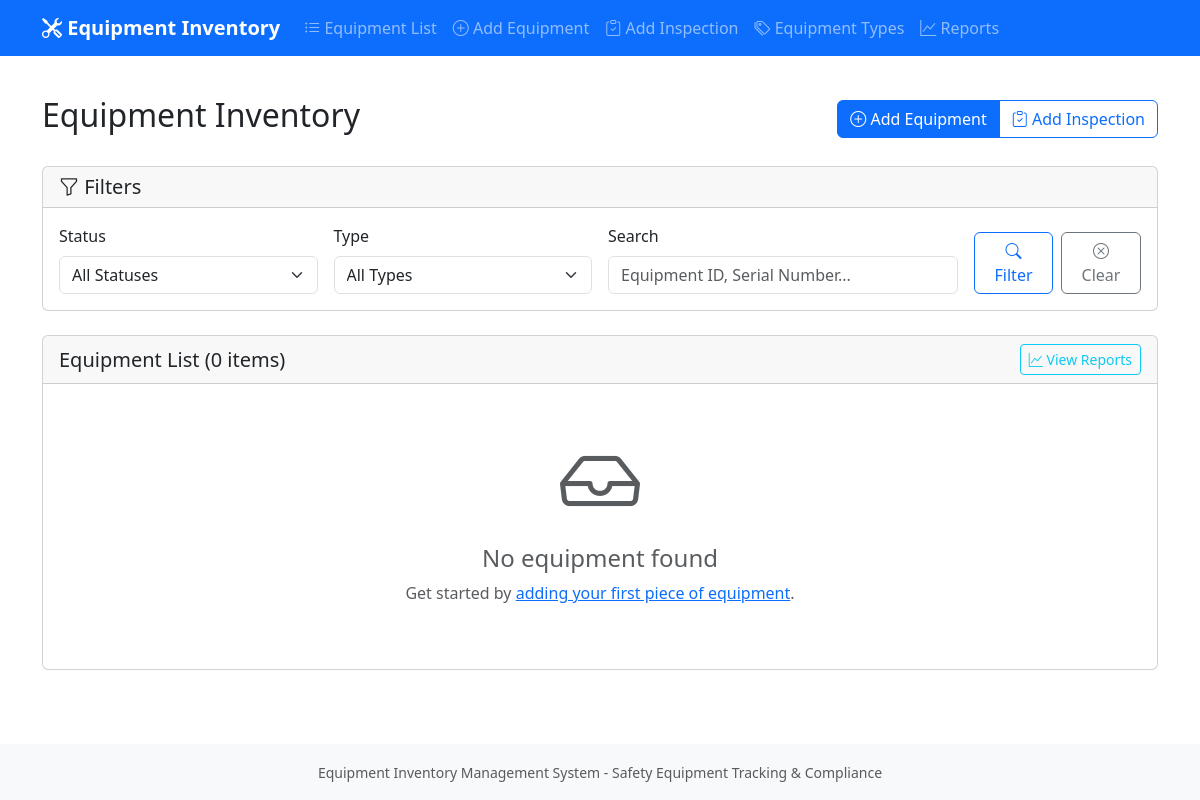
Before: / with the older database file.
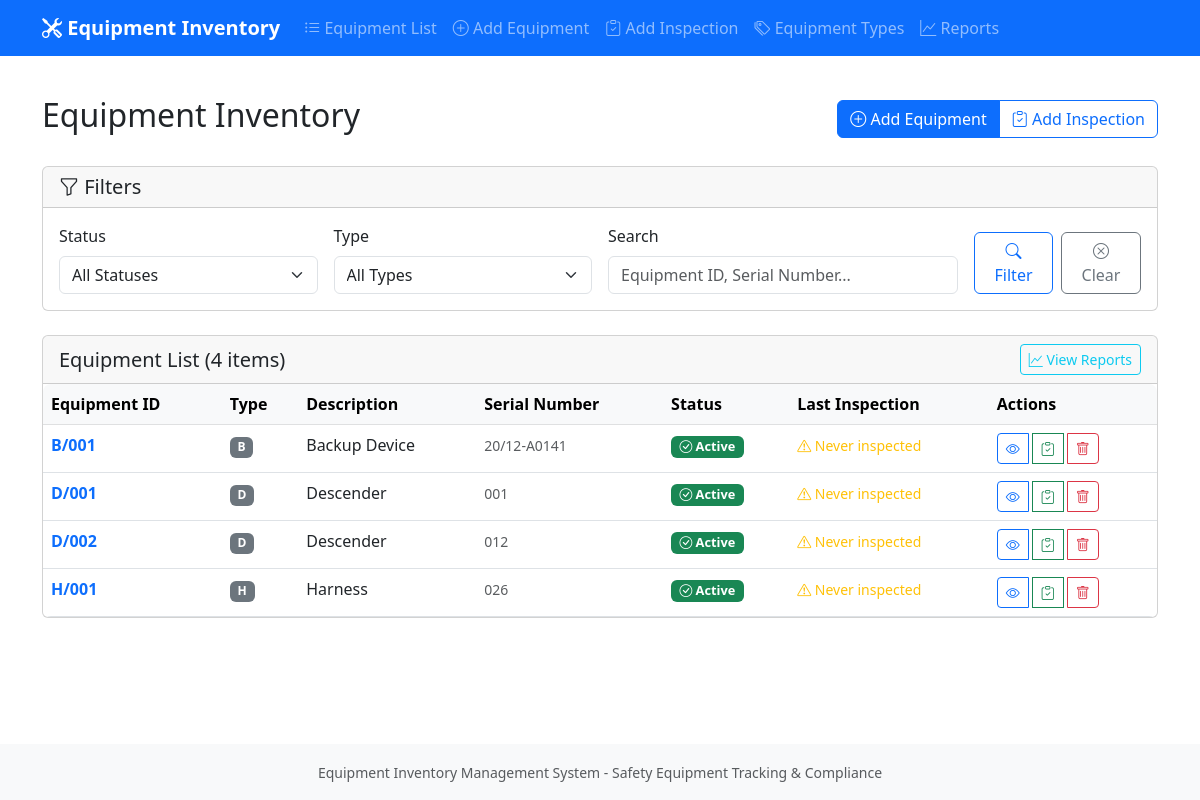
After: the same page with the newer database file.
### tables this page shows
CREATE TABLE Equipment (
                equipment_id VARCHAR(8) PRIMARY KEY,
                equipment_type VARCHAR(2) NOT NULL,
                serial_number VARCHAR(50),
                purchase_date DATE,
                first_use_date DATE,
                status TEXT CHECK(status IN ('ACTIVE', 'RED_TAGGED', 'DESTROYED')) DEFAULT 'ACTIVE',
                created_at TIMESTAMP DEFAULT CURRENT_TIMESTAMP,
                FOREIGN KEY (equipment_type) REFERENCES Equipment_Types(type_code)
            );

CREATE TABLE Equipment_Types (
                type_code VARCHAR(2) PRIMARY KEY,
                description VARCHAR(100) NOT NULL,
                is_soft_goods BOOLEAN NOT NULL DEFAULT 0,
                lifespan_years INTEGER,
                inspection_interval_months INTEGER DEFAULT 6,
                is_active BOOLEAN DEFAULT 1,
                sort_order INTEGER DEFAULT 0
            );

### app.py (the view, shortened to what this page needs)
@app.route('/')
def index():
    try:
        status_filter = request.args.get('status', 'All')
        type_filter = request.args.get('type', 'All')
        search_term = request.args.get('search', '')
        equipment_list = db_manager.get_equipment_list()
        if status_filter != 'All':
            equipment_list = [eq for eq in equipment_list if eq['status'] == status_filter]
        if type_filter != 'All':
            equipment_list = [eq for eq in equipment_list if eq['equipment_type'] == type_filter]
        equipment_types = db_manager.get_equipment_types()
        for equipment in equipment_list:
            last_inspection = db_manager.get_last_inspection(equipment['equipment_id'])
            equipment['last_inspection'] = last_inspection
        return render_template('index.html',
                             equipment_list=equipment_list,
                             equipment_types=equipment_types,
                             current_filters={
                                 'status': status_filter,
                                 'type': type_filter,
                                 'search': search_term
                             })
    except Exception as e:
        flash(f'Error loading equipment list: {str(e)}', 'error')
        return render_template('index.html',
                             equipment_list=[],
                             equipment_types=[],
                             current_filters={
                                 'status': 'All',
                                 'type': 'All',
                                 'search': ''
                             })

### app.py (called while the page is built)
@app.template_filter('status_color')
def status_color_filter(status):
    colors = {
        'ACTIVE': 'success',
        'RED_TAGGED': 'danger',
        'DESTROYED': 'secondary'
    }
    return colors.get(status, 'dark')

### database.py (called while the page is built)
    def connect(self):
        connection = sqlite3.connect(self.db_path, check_same_thread=False)
        connection.row_factory = sqlite3.Row  # Enable column access by name
        return connection

    def get_equipment_list(self, status_filter: str = None, type_filter: str = None) -> List[Dict]:
        conn = self.connect()
        try:
            cursor = conn.cursor()
            query = """
                SELECT e.*, et.description as type_description
                FROM Equipment e
                JOIN Equipment_Types et ON e.equipment_type = et.type_code
                WHERE 1=1
            """
            params = []
            if status_filter:
                query += " AND e.status = ?"
                params.append(status_filter)
            if type_filter:
                query += " AND e.equipment_type = ?"
                params.append(type_filter)
            query += " ORDER BY e.equipment_type, e.equipment_id"
            cursor.execute(query, params)
            return [dict(row) for row in cursor.fetchall()]
        finally:
            conn.close()

    def get_last_inspection(self, equipment_id: str) -> Optional[Dict]:
        conn = self.connect()
        cursor = conn.cursor()
        cursor.execute("""
            SELECT * FROM Inspections
            WHERE equipment_id = ?
            ORDER BY inspection_date DESC LIMIT 1
        """, (equipment_id,))
        result = cursor.fetchone()
        return dict(result) if result else None

    def get_equipment_types(self, active_only: bool = True) -> List[Dict]:
        conn = self.connect()
        try:
            cursor = conn.cursor()
            query = "SELECT * FROM Equipment_Types"
            if active_only:
                query += " WHERE is_active = 1"
            query += " ORDER BY sort_order, type_code"
            cursor.execute(query)
            return [dict(row) for row in cursor.fetchall()]
        finally:
            conn.close()

### templates/index.html (shortened to what this page needs)
{% extends "base.html" %}
{% block content %}
<div class="d-flex justify-content-between align-items-center mb-4">
    <h1 class="h2">Equipment Inventory</h1>
    <div class="btn-group" role="group">
        <a href="{{ url_for('add_equipment') }}" class="btn btn-primary">
            <i class="bi bi-plus-circle"></i> Add Equipment
        </a>
        <a href="{{ url_for('add_inspection') }}" class="btn btn-outline-primary">
            <i class="bi bi-clipboard-check"></i> Add Inspection
        </a>
    </div>
</div>
<div class="card mb-4">
    <div class="card-header">
        <h5 class="card-title mb-0"><i class="bi bi-funnel"></i> Filters</h5>
    </div>
    <div class="card-body">
        <form method="GET" action="{{ url_for('index') }}" class="row g-3">
            <div class="col-md-3">
                <label for="status" class="form-label">Status</label>
                <select name="status" id="status" class="form-select">
                    <option value="All" {{ 'selected' if current_filters.status == 'All' }}>All Statuses</option>
                </select>
            </div>
            <div class="col-md-3">
                <label for="type" class="form-label">Type</label>
                <select name="type" id="type" class="form-select">
                    <option value="All" {{ 'selected' if current_filters.type == 'All' }}>All Types</option>
                </select>
            </div>
            <div class="col-md-4">
                <label for="search" class="form-label">Search</label>
                <input type="text" name="search" id="search" class="form-control"
                       placeholder="Equipment ID, Serial Number..."
                       value="{{ current_filters.search }}">
            </div>
            <div class="col-md-2 d-flex align-items-end">
                <button type="submit" class="btn btn-outline-primary me-2">
                    <i class="bi bi-search"></i> Filter
                </button>
                <a href="{{ url_for('index') }}" class="btn btn-outline-secondary">
                    <i class="bi bi-x-circle"></i> Clear
                </a>
            </div>
        </form>
    </div>
</div>
<div class="card">
    <div class="card-header d-flex justify-content-between align-items-center">
        <h5 class="card-title mb-0">Equipment List ({{ equipment_list|length }} items)</h5>
        <a href="{{ url_for('reports') }}" class="btn btn-sm btn-outline-info">
            <i class="bi bi-graph-up"></i> View Reports
        </a>
    </div>
    <div class="card-body p-0">
        {% if equipment_list %}
            <div class="table-responsive">
                <table class="table table-hover mb-0">
                    <thead class="table-light">
                        <tr>
                            <th>Equipment ID</th>
                            <th>Type</th>
                            <th>Description</th>
                            <th>Serial Number</th>
                            <th>Status</th>
                            <th>Last Inspection</th>
                            <th>Actions</th>
                        </tr>
                    </thead>
                    <tbody>
                        {% for equipment in equipment_list %}
                            <tr>
                                <td>
                                    <a href="{{ url_for('equipment_details', equipment_id=equipment.equipment_id) }}"
                                       class="text-decoration-none fw-bold">
                                        {{ equipment.equipment_id }}
                                    </a>
                                </td>
                                <td>
                                    <span class="badge bg-secondary">{{ equipment.equipment_type }}</span>
                                </td>
                                <td>{{ equipment.type_description }}</td>
                                <td>
                                    <small class="text-muted">
                                        {{ equipment.serial_number or 'Not specified' }}
                                    </small>
                                </td>
                                <td>
                                    <span class="badge bg-{{ equipment.status | status_color }} status-badge">
                                        {% if equipment.status == 'ACTIVE' %}
                                            <i class="bi bi-check-circle"></i> Active
                                        {% elif equipment.status == 'RED_TAGGED' %}
                                            <i class="bi bi-exclamation-triangle"></i> Red Tagged
                                        {% elif equipment.status == 'DESTROYED' %}
                                            <i class="bi bi-x-circle"></i> Destroyed
                                        {% endif %}
                                    </span>
                                </td>
                                <td>
                                    {% if equipment.last_inspection %}
                                        <small>
                                            {{ equipment.last_inspection.inspection_date | date_format }}
                                            <span class="badge bg-{{ equipment.last_inspection.result | result_color }} ms-1">
                                                {{ equipment.last_inspection.result }}
                                            </span>
                                        </small>
                                    {% else %}
                                        <small class="text-warning">
                                            <i class="bi bi-exclamation-triangle"></i> Never inspected
                                        </small>
                                    {% endif %}
                                </td>
                                <td>
                                    <div class="btn-group btn-group-sm btn-group-actions" role="group">
                                        <a href="{{ url_for('equipment_details', equipment_id=equipment.equipment_id) }}"
                                           class="btn btn-outline-primary" title="View Details">
                                            <i class="bi bi-eye"></i>
                                        </a>
                                        {% if equipment.status == 'ACTIVE' %}
                                            <a href="{{ url_for('add_inspection', equipment_id=equipment.equipment_id) }}"
                                               class="btn btn-outline-success" title="Add Inspection">
                                                <i class="bi bi-clipboard-check"></i>
                                            </a>
                                        {% endif %}
                                        {% if not equipment.last_inspection %}
                                            <button type="button" class="btn btn-outline-danger btn-sm"
                                                    onclick="deleteEquipment('{{ equipment.equipment_id }}')"
                                                    title="Delete Equipment">
                                                <i class="bi bi-trash"></i>
                                            </button>
                                        {% endif %}
                                    </div>
                                </td>
                            </tr>
                        {% endfor %}
                    </tbody>
                </table>
            </div>
        {% else %}
            <div class="text-center py-5">
                <i class="bi bi-inbox display-1 text-muted"></i>
                <h4 class="text-muted mt-3">No equipment found</h4>
                <p class="text-muted">
                    {% if current_filters.status != 'All' or current_filters.type != 'All' or current_filters.search %}
                        Try adjusting your filters or <a href="{{ url_for('index') }}">clear all filters</a>.
                    {% else %}
                        Get started by <a href="{{ url_for('add_equipment') }}">adding your first piece of equipment</a>.
                    {% endif %}
                </p>
            </div>
        {% endif %}
    </div>
</div>
{% endblock %}

### templates/base.html (shortened to what this page needs)
<!DOCTYPE html>
<html lang="en">
<head>
    <link href="https://cdn.jsdelivr.net/npm/bootstrap@5.3.0/dist/css/bootstrap.min.css" rel="stylesheet">
    <link href="https://cdn.jsdelivr.net/npm/bootstrap-icons@1.10.0/font/bootstrap-icons.css" rel="stylesheet">
</head>
<body class="d-flex flex-column min-vh-100">
    <nav class="navbar navbar-expand-lg navbar-dark bg-primary">
        <div class="container">
            <a class="navbar-brand" href="{{ url_for('index') }}">
                <i class="bi bi-tools"></i> Equipment Inventory
            </a>
            <div class="collapse navbar-collapse" id="navbarNav">
                <ul class="navbar-nav me-auto">
                    <li class="nav-item">
                        <a class="nav-link" href="{{ url_for('index') }}">
                            <i class="bi bi-list-ul"></i> Equipment List
                        </a>
                    </li>
                    <li class="nav-item">
                        <a class="nav-link" href="{{ url_for('add_equipment') }}">
                            <i class="bi bi-plus-circle"></i> Add Equipment
                        </a>
                    </li>
                    <li class="nav-item">
                        <a class="nav-link" href="{{ url_for('add_inspection') }}">
                            <i class="bi bi-clipboard-check"></i> Add Inspection
                        </a>
                    </li>
                    <li class="nav-item">
                        <a class="nav-link" href="{{ url_for('equipment_types') }}">
                            <i class="bi bi-tags"></i> Equipment Types
                        </a>
                    </li>
                    <li class="nav-item">
                        <a class="nav-link" href="{{ url_for('reports') }}">
                            <i class="bi bi-graph-up"></i> Reports
                        </a>
                    </li>
                </ul>
            </div>
        </div>
    </nav>
    <main class="container my-4 flex-grow-1">
        {% block content %}{% endblock %}
    </main>
    <footer class="bg-light py-3 mt-auto">
        <div class="container text-center text-muted">
            <small>Equipment Inventory Management System - Safety Equipment Tracking & Compliance</small>
        </div>
    </footer>
</body>
</html>

### templates/base.html (style rules this page uses)
.navbar-brand { font-weight: bold; }
.status-badge { font-size: 0.8em; }
.table-responsive { border-radius: 0.5rem; }
.btn-group-actions { gap: 0.25rem; }
footer { margin-top: auto; }

Changed rows visible on the page:
added Equipment: equipment_id "B/001", equipment_type "B", type_description "Backup Device", serial_number "20/12-A0141", status "ACTIVE" (drawn)
added Equipment: equipment_id "D/001", equipment_type "D", type_description "Descender", serial_number "001", status "ACTIVE" (drawn)
added Equipment: equipment_id "D/002", equipment_type "D", type_description "Descender", serial_number "012", status "ACTIVE" (drawn)
added Equipment: equipment_id "H/001", equipment_type "H", type_description "Harness", serial_number "026", status "ACTIVE" (drawn)
Other visible differences:
{{ equipment_list|length }}: "0" → "4"
text no longer shown: "No equipment found Get started by adding your first piece of equipment ."
text now shown: "Equipment ID Type Description Serial Number Status Last Inspection Actions"
